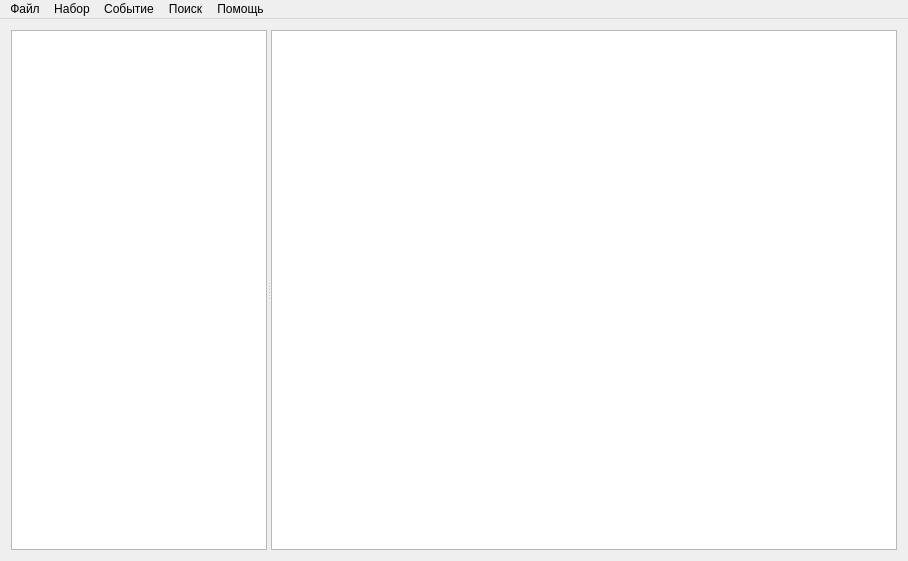
<?xml version="1.0" encoding="UTF-8"?>
<ui version="4.0">
 <class>MainWindow</class>
 <widget class="QMainWindow" name="MainWindow">
  <property name="geometry">
   <rect>
    <x>0</x>
    <y>0</y>
    <width>908</width>
    <height>561</height>
   </rect>
  </property>
  <property name="windowTitle">
   <string>События</string>
  </property>
  <property name="windowIcon">
   <iconset resource="icons.qrc">
    <normaloff>:/new/icons/event_icon</normaloff>:/new/icons/event_icon</iconset>
  </property>
  <widget class="QWidget" name="centralWidget">
   <layout class="QVBoxLayout" name="verticalLayout">
    <item>
     <widget class="QSplitter" name="splitter">
      <property name="orientation">
       <enum>Qt::Horizontal</enum>
      </property>
      <widget class="QListView" name="ContainersListView">
       <property name="selectionMode">
        <enum>QAbstractItemView::ExtendedSelection</enum>
       </property>
      </widget>
      <widget class="QListView" name="ObjectsListView">
       <property name="sizePolicy">
        <sizepolicy hsizetype="Expanding" vsizetype="Expanding">
         <horstretch>1</horstretch>
         <verstretch>0</verstretch>
        </sizepolicy>
       </property>
      </widget>
     </widget>
    </item>
   </layout>
  </widget>
  <widget class="QMenuBar" name="menuBar">
   <property name="geometry">
    <rect>
     <x>0</x>
     <y>0</y>
     <width>908</width>
     <height>20</height>
    </rect>
   </property>
   <widget class="QMenu" name="menu">
    <property name="title">
     <string>Файл</string>
    </property>
    <addaction name="action_exit"/>
   </widget>
   <widget class="QMenu" name="menu_2">
    <property name="title">
     <string>Набор</string>
    </property>
    <addaction name="create_container"/>
    <addaction name="delete_container"/>
    <addaction name="clear_container"/>
    <addaction name="merge_containers"/>
   </widget>
   <widget class="QMenu" name="menu_3">
    <property name="title">
     <string>Событие</string>
    </property>
    <addaction name="create_object"/>
    <addaction name="edit_object"/>
    <addaction name="delete_object"/>
   </widget>
   <widget class="QMenu" name="menu_4">
    <property name="title">
     <string>Поиск</string>
    </property>
    <addaction name="search_object_by_name"/>
    <addaction name="search_object_by_time"/>
   </widget>
   <widget class="QMenu" name="menu_5">
    <property name="title">
     <string>Помощь</string>
    </property>
    <addaction name="action_help"/>
   </widget>
   <addaction name="menu"/>
   <addaction name="menu_2"/>
   <addaction name="menu_3"/>
   <addaction name="menu_4"/>
   <addaction name="menu_5"/>
  </widget>
  <action name="action_exit">
   <property name="text">
    <string>Выход</string>
   </property>
  </action>
  <action name="create_container">
   <property name="text">
    <string>Создать</string>
   </property>
  </action>
  <action name="delete_container">
   <property name="text">
    <string>Удалить</string>
   </property>
  </action>
  <action name="merge_containers">
   <property name="text">
    <string>Объединить наборы</string>
   </property>
  </action>
  <action name="create_object">
   <property name="text">
    <string>Создать</string>
   </property>
  </action>
  <action name="delete_object">
   <property name="text">
    <string>Удалить</string>
   </property>
  </action>
  <action name="search_object_by_name">
   <property name="text">
    <string>По названию</string>
   </property>
  </action>
  <action name="search_object_by_time">
   <property name="text">
    <string>По времени</string>
   </property>
  </action>
  <action name="action_help">
   <property name="text">
    <string>Справка</string>
   </property>
  </action>
  <action name="clear_container">
   <property name="text">
    <string>Очистить</string>
   </property>
  </action>
  <action name="edit_object">
   <property name="text">
    <string>Редактировать</string>
   </property>
  </action>
 </widget>
 <layoutdefault spacing="6" margin="11"/>
 <resources>
  <include location="icons.qrc"/>
 </resources>
 <connections/>
</ui>
